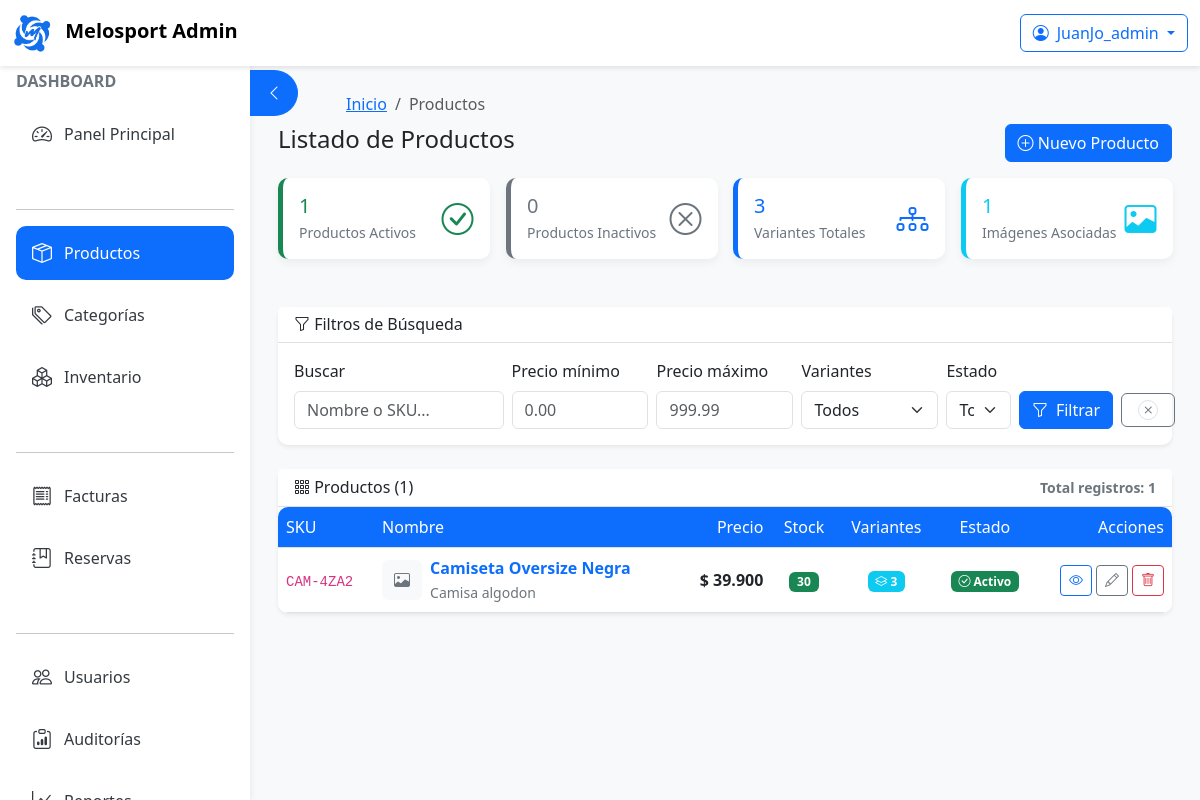
/backoffice/products/ (signed in), run on an earlier commit of the app's database.
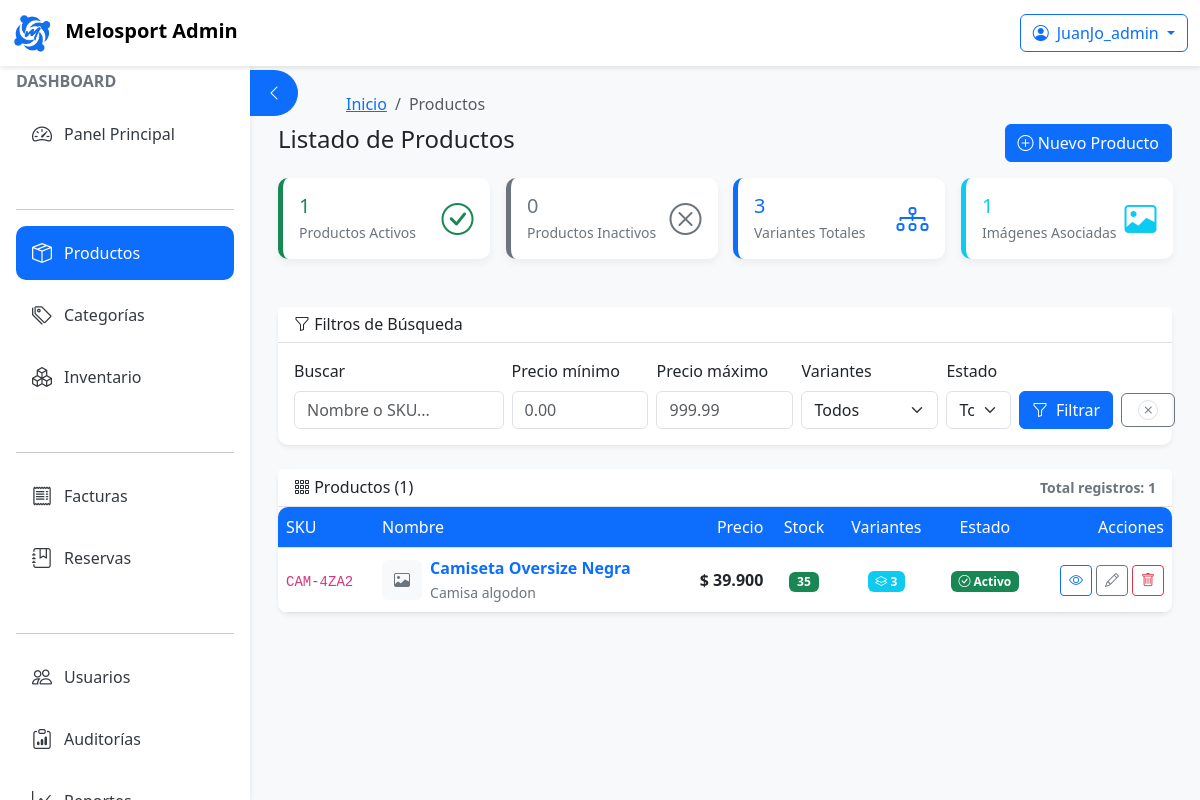
And on a later commit of the database.
### apps/products/models.py (models this page shows, shortened)
class Product(models.Model):
    PRODUCT_STATUS = [
        ('active', 'Activo'),
        ('inactive', 'Inactivo'),
        ('draft', 'Borrador'),
    ]
    sku = models.CharField(max_length=50, unique=True, verbose_name="SKU", blank=True)
    name = models.CharField(max_length=255)
    description = models.TextField(blank=True)
    price = models.DecimalField(max_digits=10, decimal_places=2, validators=[MinValueValidator(0)])
    cost = models.DecimalField(
        max_digits=10,
        decimal_places=2,
        validators=[MinValueValidator(0)],
        default=0.00,
        verbose_name="Costo neto",
        help_text="Costo base del producto sin impuestos"
    )
    tax_percentage = models.DecimalField(
        max_digits=5,
        decimal_places=2,
        default=19.00,
        validators=[MinValueValidator(0), MaxValueValidator(100)],
        verbose_name="% de IVA",
        help_text="Porcentaje de impuesto aplicable"
    )
    markup_percentage = models.DecimalField(
        max_digits=5,
        decimal_places=2,
        default=30.00,
        validators=[MinValueValidator(0)],
        verbose_name="% de Ganancia",
        help_text="Porcentaje de ganancia sobre el costo con IVA"
    )
    _stock = models.IntegerField(
        default=0,
        validators=[MinValueValidator(0)],
        db_column='stock',
        verbose_name="Stock manual",
        help_text="Solo se usa si el producto no tiene variantes"
    )
    min_stock = models.IntegerField(default=5, verbose_name="Stock mínimo")
    status = models.CharField(max_length=10, choices=PRODUCT_STATUS, default='active')
    absolute_category = models.ForeignKey(
        'categories.AbsoluteCategory',
        on_delete=models.SET_NULL,
        null=True,
        blank=True,
        related_name='products'
    )
    categories = models.ManyToManyField(
        Category,
        related_name='products',
        verbose_name="Categorías",
        help_text="Seleccione una o varias categorías para este producto"
    )
    has_variants = models.BooleanField(
        default=True,
        verbose_name="¿Tiene Variantes?",
        help_text="Marcar si este producto se venderá con variantes (tallas, colores, etc)."
    )
    created_at = models.DateTimeField(auto_now_add=True)
    updated_at = models.DateTimeField(auto_now=True)
    class Meta:
        verbose_name = "Producto"
        verbose_name_plural = "Productos"
        ordering = ['name']
    @property
    def stock(self):
        if self.variants.exists():
            return sum(v.stock for v in self.variants.all())
        return self._stock
    @stock.setter
    def stock(self, value):
        """Permite asignar stock como si fuera un campo normal"""
        self._stock = value

class ProductVariant(models.Model):
    product = models.ForeignKey(Product, on_delete=models.CASCADE, related_name='variants')
    sku = models.CharField(
        max_length=50,
        unique=True,
        blank=True,
        null=True,
        editable=False
    )
    size = models.CharField(max_length=50, blank=True, verbose_name="Talla")
    color = models.CharField(max_length=50, blank=True, verbose_name="Color")
    stock = models.IntegerField(
        default=0,
        validators=[MinValueValidator(0)],
        verbose_name="Inventario"
    )
    price_modifier = models.DecimalField(
        max_digits=10,
        decimal_places=2,
        default=0,
        verbose_name="Ajuste de precio"
    )
    is_active = models.BooleanField(
        default=True,
        verbose_name="Activo"
    )
    class Meta:
        verbose_name = "Variante de Producto"
        verbose_name_plural = "Variantes de Producto"
        ordering = ['sku']
        constraints = [
            models.UniqueConstraint(
                fields=['product', 'size', 'color'],
                name='unique_variant'
            )
        ]

### apps/products/views.py (the view)
# urls.py: path("", ProductListView.as_view(), name="product_list"),
class ProductListView(LoginRequiredMixin, PermissionRequiredMixin, ListView):
    permission_required = "products.view_product"
    model = Product
    template_name = "backoffice/products/list.html"
    context_object_name = "products"
    paginate_by = 25  # ajusta si quieres
    def get_queryset(self):
        qs = Product.objects.all().prefetch_related("variants", "images")
        request = self.request
        q = request.GET.get("q", "").strip()
        price_min = request.GET.get("price_min")
        price_max = request.GET.get("price_max")
        has_variants = request.GET.get("has_variants")
        status = request.GET.get("status")
        if q:
            qs = qs.filter(
                Q(name__unaccent_icontains=q) |
                Q(sku__unaccent_icontains=q)
            )
        if price_min:
            try:
                pm = Decimal(price_min)
                qs = qs.filter(price__gte=pm)
            except (InvalidOperation, ValueError):
                pass
        if price_max:
            try:
                pM = Decimal(price_max)
                qs = qs.filter(price__lte=pM)
            except (InvalidOperation, ValueError):
                pass
        qs = qs.annotate(_variant_count=Count("variants", distinct=True))
        if has_variants == "true":
            qs = qs.filter(_variant_count__gt=0)
        elif has_variants == "false":
            qs = qs.filter(_variant_count__lte=0)
        if status:
            qs = qs.filter(status=status)
        return qs.order_by("name")
    def get_context_data(self, **kwargs):
        context = super().get_context_data(**kwargs)
        qs_filtered = self.object_list
        context["productos_activos"] = qs_filtered.filter(status="active").count()
        context["productos_inactivos"] = qs_filtered.filter(status="inactive").count()
        context["variantes_count"] = ProductVariant.objects.filter(
            product__in=qs_filtered.values_list("pk", flat=True)
        ).count()
        context["imagenes_count"] = ProductImage.objects.filter(
            product__in=qs_filtered.values_list("pk", flat=True)
        ).count()
        qs = self.request.GET.copy()
        if "page" in qs:
            qs.pop("page")
        context["querystring"] = qs.urlencode()
        return context

### apps/backoffice/templatetags/breadcrumbs.py (called while the page is built, shortened)
def _try_reverse(name, positional, named):
    try:
        if named:
            return reverse(name, args=positional, kwargs=named)
        return reverse(name, args=positional)
    except NoReverseMatch:
        try:
            return reverse(name)
        except NoReverseMatch:
            return None

def _resolve_url_from_spec(spec, context):
    if not spec:
        return None
    spec = spec.strip()
    segs = [p.strip() for p in spec.split(":") if p.strip()]
    for k in range(len(segs), 0, -1):
        name = ":".join(segs[:k])
        arg_segs = segs[k:]
        positional = []
        named = {}
        for piece in arg_segs:
            if "=" in piece:
                kk, vv = piece.split("=", 1)
                named[kk.strip()] = _eval_expr(vv, context)
            else:
                positional.append(_eval_expr(piece, context))
        url = _try_reverse(name, positional, named)
        if url:
            return url
    try:
        return reverse(spec)
    except NoReverseMatch:
        return None

### apps/backoffice/templates/backoffice/products/list.html (shortened to what the changed rows need)
{% extends "backoffice/base_backoffice.html" %}
{% load breadcrumbs %}
{% load static %}
{% load money %}
{% block content %}
<div class="container-fluid">
  <div class="d-flex justify-content-between align-items-center mb-3">
    <h2 class="h4">Listado de Productos</h2>
  </div>
  <div class="card shadow-sm">
    <div class="card-body p-0">
      <div class="table-responsive">
        <table class="table table-hover align-middle mb-0">
          <thead class="table-light">
            <tr>
              <th>SKU</th>
              <th>Nombre</th>
              <th class="text-end">Precio</th>
              <th class="text-center">Stock</th>
              <th class="text-center">Variantes</th>
              <th class="text-center">Estado</th>
              <th class="text-end">Acciones</th>
            </tr>
          </thead>
          <tbody>
            {% for product in products %}
            <tr>
              <td>
                <code class="text-mono">{{ product.sku }}</code>
              </td>
              <td>
                <div class="d-flex align-items-center">
                  <div class="me-2">
                    {% if product.get_main_image %}
                      <img src="{{ product.get_main_image.url }}" alt="{{ product.name }}"
                           class="gallery-thumb" style="width: 40px; height: 40px;">
                    {% else %}
                      <div class="bg-light rounded d-flex align-items-center justify-content-center"
                           style="width: 40px; height: 40px;">
                        <i class="bi bi-image text-muted"></i>
                      </div>
                    {% endif %}
                  </div>
                  <div>
                    {% if perms.products.view_product %}
                      <a href="{% url 'backoffice:products:product_detail' product.pk %}" class="text-decoration-none">
                        <strong>{{ product.name }}</strong>
                      </a>
                    {% else %}
                      <strong>{{ product.name }}</strong>
                    {% endif %}
                    {% if product.description %}
                      <br><small class="text-muted">{{ product.description|truncatechars:50 }}</small>
                    {% endif %}
                  </div>
                </div>
              </td>
              <td class="text-end">
                <strong>{{ product.price|cop }}</strong>
              </td>
              <td class="text-center">
                {% if product.stock <= product.min_stock %}
                  <span class="badge bg-danger">{{ product.stock }}</span>
                {% elif product.stock <= product.min_stock|add:10 %}
                  <span class="badge bg-warning text-dark">{{ product.stock }}</span>
                {% else %}
                  <span class="badge bg-success">{{ product.stock }}</span>
                {% endif %}
              </td>
              <td class="text-center">
                {% if product.has_variants %}
                  <span class="badge bg-info">
                    <i class="bi bi-layers"></i> {{ product.variants.count|default:0 }}
                  </span>
                {% else %}
                  <span class="badge bg-secondary">
                    <i class="bi bi-dash"></i>
                  </span>
                {% endif %}
              </td>
              <td class="text-center">
                {% if product.status == "active" %}
                  <span class="badge bg-success">
                    <i class="bi bi-check-circle"></i> Activo
                  </span>
                {% else %}
                  <span class="badge bg-danger">
                    <i class="bi bi-x-circle"></i> Inactivo
                  </span>
                {% endif %}
              </td>
              <td class="text-end">
                <div class="d-flex justify-content-end">
                  {% if perms.products.view_product %}
                    <a href="{% url 'backoffice:products:product_detail' product.pk %}"
                       class="btn btn-sm btn-outline-primary me-1"
                       data-bs-toggle="tooltip"
                       title="Ver producto">
                      <i class="bi bi-eye"></i>
                    </a>
                  {% endif %}
                  {% if perms.products.change_product %}
                    <a href="{% url 'backoffice:products:product_update' product.pk %}"
                       class="btn btn-sm btn-outline-secondary me-1"
                       data-bs-toggle="tooltip"
                       title="Editar producto">
                      <i class="bi bi-pencil"></i>
                    </a>
                  {% endif %}
                  {% if perms.products.delete_product %}
                    <a href="{% url 'backoffice:products:product_delete' product.pk %}"
                       class="btn btn-sm btn-outline-danger"
                       data-bs-toggle="tooltip"
                       title="Eliminar producto">
                      <i class="bi bi-trash"></i>
                    </a>
                  {% endif %}
                </div>
              </td>
            </tr>
            {% endfor %}
          </tbody>
        </table>
      </div>
    </div>
  </div>
</div>
{% endblock %}

What changed in the data, as far as the page shows it:
changed Product "Camiseta Oversize Negra": stock "30" → "35"
